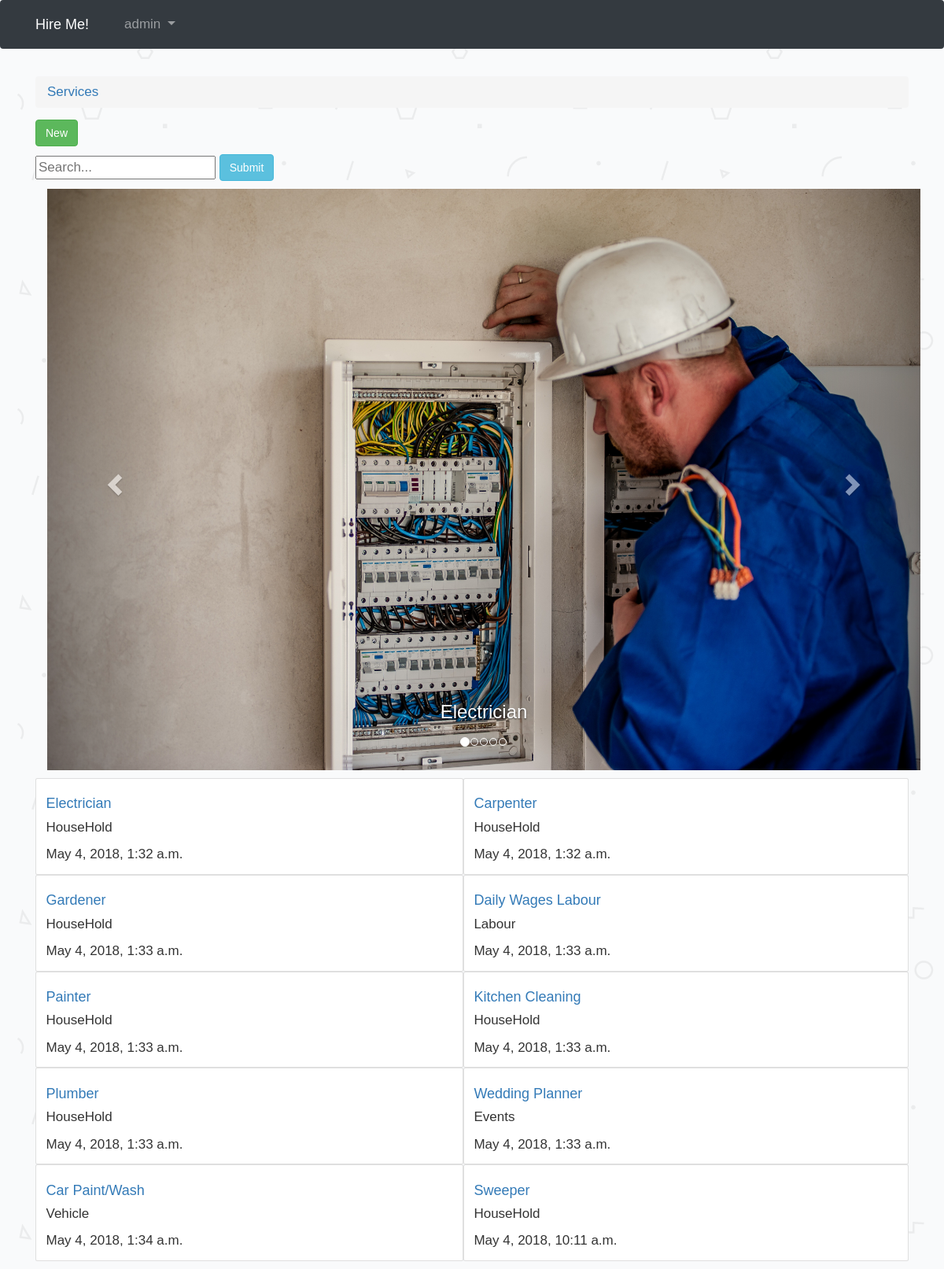
Screenshot of /services/ (signed in) with the database file from the repository.
### accounts/models.py (models this page shows)
class User(AbstractUser):
    is_customer = models.BooleanField(default=False)
    is_service = models.BooleanField(default=False)
    is_verified = models.BooleanField(default=False)
    position = GeopositionField(null=True)
    aadhar_no = models.IntegerField(unique=True,null=True)
    aadhar_file = models.FileField(upload_to='Details/',null=True)

### hire/models.py (models this page shows, shortened)
class Services(models.Model):
	name = models.CharField(max_length = 40, unique =True)
	category = models.CharField(max_length = 40)
	last_updated = models.DateTimeField(auto_now_add=True)

### hire/views.py (the view)
# urls.py: url(r'^services/$', hire_views.home, name='home'),
def home(request):
	ser = Services.objects.all()
	query = request.GET.get('search_box')
	if query:
		ser = Services.objects.filter(Q(name__icontains=query)| Q(category__icontains=query) |Q(last_updated__icontains=query))
	return render(request,'service.html',{'services':ser})

### templates/service.html (shortened to what this page needs)
{% extends 'base.html' %}
{% block link %}
  <link rel="stylesheet" href="https://maxcdn.bootstrapcdn.com/bootstrap/3.3.7/css/bootstrap.min.css">
{% endblock %}
     {% block breadcrumb %}
        <li class="breadcrumb-item"><a href="{% url 'home' %}">Services</a></li>
       {% endblock %}
	 {% block content %}
  <a href = "{% url 'new_service' %}">  <button type="submit" class="btn btn-success">New</button></a>
    <form type="GET" action="." style="margin: 0">
    <input  id="search_box" type="text" name="search_box"  placeholder="Search..." >
   <button id="search_submit" type="submit" class="btn btn-info" >Submit</button>
</form>
<div class="container">
  <div id="myCarousel" class="carousel slide" data-ride="carousel">
    <ol class="carousel-indicators">
      <li data-target="#myCarousel" data-slide-to="0" class="active"></li>
      <li data-target="#myCarousel" data-slide-to="1"></li>
      <li data-target="#myCarousel" data-slide-to="2"></li>
      <li data-target="#myCarousel" data-slide-to="3"></li>
      <li data-target="#myCarousel" data-slide-to="4"></li>
    </ol>
    <div class="carousel-inner">
      <div class="item active">
        <img src="/static/img/elect.jpg" alt="Los Angeles" style="width:100%;">
        <div class="carousel-caption">
          <h3>Electrician</h3>
        </div>
      </div>
    </div>
    <a class="left carousel-control" href="#myCarousel" data-slide="prev">
      <span class="glyphicon glyphicon-chevron-left"></span>
    </a>
    <a class="right carousel-control" href="#myCarousel" data-slide="next">
      <span class="glyphicon glyphicon-chevron-right"></span>
    </a>
  </div>
</div>
 <table style="width:100%">
 {% for service in services %}
     {% cycle 'row' '' as row silent %}
        {% if row %}<tr>{% endif %}
            <div class="card-columns">
            <td>
            <div class="card">
            <div class="card-body">
            <h4 class="card-title"><a href="{% url 'serve_list' service.pk %}">  {{ service.name }}</a></h4>
             <p class="card-text">{{service.category}}</p>
            <p class="card-text">{{ service.last_updated}}</p>
            </td>
            </div>
            </div>
        {% if not row %}</tr>{% endif %}
{% endfor %}
{% endblock %}

### templates/base.html (shortened to what this page needs)
{% load static %}
<!DOCTYPE html>
<html>
  <head>
    <link rel="stylesheet" href="{% static 'css/bootstrap.min.css' %}">
    <link rel="stylesheet" href="{% static 'css/accounts.css' %}">
    {% block link %} {% endblock%}
  </head>
  <body>
    {% block body %}
      <nav class="navbar navbar-expand-sm bg-dark navbar-dark ">
        <div class="container">
          <a class="navbar-brand" href="{% url 'home' %}">Hire Me!</a>
          <div class="collapse navbar-collapse" id="mainMenu">
            {% if user.is_authenticated %}
              <ul class="navbar-nav ml-auto">
                <li class="nav-item dropdown">
                  <a class="nav-link dropdown-toggle" href="#" id="userMenu" data-toggle="dropdown" aria-haspopup="true" aria-expanded="false">
                    {{ user.username }}
                  </a>
                </li>
              </ul>
            {% else %}
              <form class="form-inline ml-auto">
                <a href="{% url 'login' %}" class="btn btn-outline-secondary">Log in</a>
                <a href="{% url 'signup' %}" class="btn btn-primary ml-2">Sign up</a>
              </form>
            {% endif %}
          </div>
        </div>
      </nav>
      <div class="container">
        <ol class="breadcrumb my-4">
          {% block breadcrumb %}
          {% endblock %}
        </ol>
        {% block content %}
        {% endblock %}
    {% endblock body %}
  </body>
</html>

### static/css/accounts.css (style rules this page uses)
body { padding-top:1600px background-image: url(../img/1.png); }

### templates/service.html (style rules this page uses)
* { box-sizing: border-box; }
body { background-image: url(/static/img/1.png); margin: 0; font-family: Arial; font-size: 17px; }

### templates/base.html (style rules this page uses)
body { background-image: url(/static/img/1.png); margin: 0; font-family: Arial; font-size: 17px; }

### rows the page displays
User: username "admin"
Services: name "Electrician", category "HouseHold", last_updated "May 4, 2018, 1:32 a.m."
Services: name "Carpenter", category "HouseHold", last_updated "May 4, 2018, 1:32 a.m."
Services: name "Gardener", category "HouseHold", last_updated "May 4, 2018, 1:33 a.m."
Services: name "Daily Wages Labour", category "Labour", last_updated "May 4, 2018, 1:33 a.m."
Services: name "Painter", category "HouseHold", last_updated "May 4, 2018, 1:33 a.m."
Services: name "Kitchen Cleaning", category "HouseHold", last_updated "May 4, 2018, 1:33 a.m."
Services: name "Plumber", category "HouseHold", last_updated "May 4, 2018, 1:33 a.m."
Services: name "Wedding Planner", category "Events", last_updated "May 4, 2018, 1:33 a.m."
Services: name "Car Paint/Wash", category "Vehicle", last_updated "May 4, 2018, 1:34 a.m."
Services: name "Sweeper", category "HouseHold", last_updated "May 4, 2018, 10:11 a.m."
